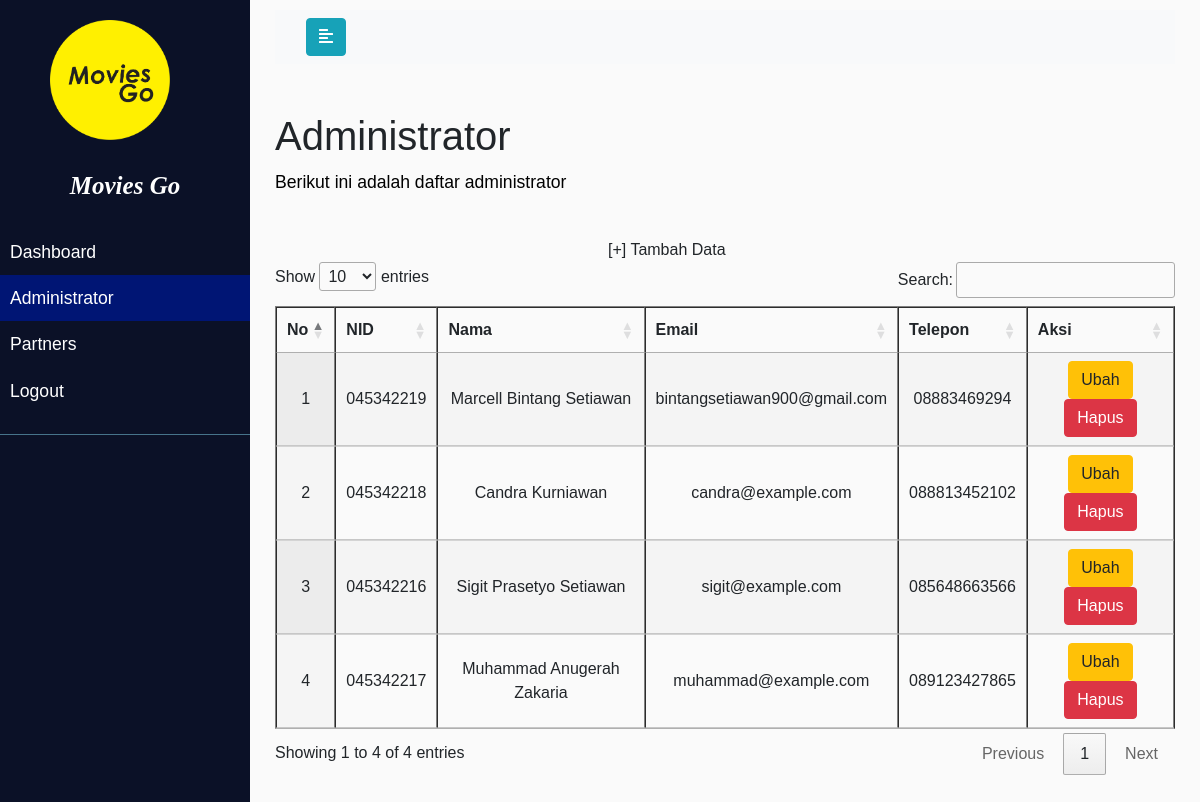
The page /jurukunci.php on the database its author committed.
### tables this page shows
CREATE TABLE `film` (
  `id` int(11) NOT NULL,
  `nid` char(10) NOT NULL,
  `nama` varchar(200) NOT NULL,
  `email` varchar(100) NOT NULL,
  `telepon` varchar(100) NOT NULL
);

### functions.php (called while the page is built, shortened)
<?php
$conn = mysqli_connect("localhost", "root", "", "movies");
function query($query){
    global $conn;
    $result = mysqli_query($conn, $query);
    $rows = [];
    while( $row = mysqli_fetch_assoc($result) ) {
        $rows[] = $row;
    }
    return $rows;
}
?>

### jurukunci.php (the view, shortened to what this page needs)
<?php
require 'functions.php';
$administrator = query("SELECT*FROM film");
?>
<!DOCTYPE html>
<html>
<head>
	<link rel="stylesheet" href="https://maxcdn.bootstrapcdn.com/bootstrap/4.0.0/css/bootstrap.min.css">
    <link rel="stylesheet" href="https://cdn.datatables.net/1.10.24/css/jquery.dataTables.min.css">
	<link rel="stylesheet" href="https://cdnjs.cloudflare.com/ajax/libs/font-awesome/5.13.0/css/all.min.css">
	<link rel="stylesheet" href="admin.css">
</head>
<body>
<div class="wrapper">
<nav id="sidebar">
    <div class="sidebar-header">
        <img src="logo.png" alt="" class="img-fluid" width="120px">
    </div>
    <ul class="lisst-unstyled components">
        <p> <i> Movies Go </i></p>
        <li >
            <a href="admin.php" >Dashboard</a>
        </li>
        <li class="active">
            <a href="jurukunci.php">Administrator</a>
        </li>
        <li>
            <a href="partners.php">Partners</a>
        </li>
        <li >
            <a href="logout.php">Logout</a>
        </li>
    </ul>
</nav>
<div class="container">
    <div id="content">
        <nav class="navbar navbar-expand-lg navbar-light bg-light">
            <div class="container-fluid">
                <button type="button" id="sidebarCollapse" class="btn  btn-info">
                    <i class="fas fa-align-left"></i>
                </button>
            </div>
        </nav>
        <br><br>
            <h1>Administrator</h1>
            <p>Berikut ini adalah daftar administrator </p>
        <br>
        <a href="tambahadmin.php" style="margin-left: 37%;">[+] Tambah Data</a>
        <table id="example" class="display" style="width:100%" border="1">
            <thead style="text-align: center;">
                <th>No</th>
                <th>NID</th>
                <th>Nama</th>
                <th>Email</th>
                <th>Telepon</th>
                <th>Aksi</th>
            </thead>
            <tbody style="text-align: center;">
                <?php $i = 1; ?>
                <?php foreach($administrator as $row): ?>
                <tr>
                    <td><?= $i; ?></td>
                    <td><?= $row["nid"]; ?></td>
                    <td><?= $row["nama"]; ?></td>
                    <td><?= $row["email"]; ?></td>
                    <td><?= $row["telepon"]; ?></td>
                    <td>
                        <button class="btn btn-warning"><a href="ubahadmin.php?id=<?= $row["id"]?>">Ubah</a></button>
                        <button class="btn btn-danger"><a href="hapusadmin.php?id=<?= $row["id"]?>" onclick="return confirm('Apakah anda yakin untuk menghapus data ini ?'); ">Hapus</a></button>
                    </td>
                </tr>
                <?php $i++; ?>
                <?php endforeach ; ?>
            </tbody>
        </table>
        <br><br>
    </div>
</div>
</body>
</html>

### admin.css (style rules this page uses)
body { font-family: 'Poppins', sans-serif; background: #fafafa; }
p { font-family: 'Poppins', sans-serif; font-size: 1.1em; font-weight: 300; line-height: 1.7em; color: rgb(0, 0, 0); }
a, a:hover, a:focus { color: inherit; text-decoration: none; transition: all 0.3s; }
.wrapper { display: flex; text-decoration: none; transition: all 0.3s; }
#sidebar { min-width: 250px; max-width: 250px; background: #0b1127; color: #fff; transition: all 0.3s; }
#sidebar .sidebar-header { padding: 20px 10px 0px 50px ; background: #0b1127; }
#sidebar ul.components { padding: 20px 0; border-bottom: 1px solid #47748b; }
#sidebar ul p { color: #fff; padding: 5px; text-align: center; font-family: century gothic; font-weight: bold; font-size: 25px; }
#sidebar ul li a { padding: 10px; font-size: 1.1em; display: block; }
#sidebar ul li.active>a, a[aria-expanded="true"] { color: #fff; background: #001574; }
#content { width: 100%; padding: 10px; min-height: 100vh; transition: all 0.3s; }

### rows shown on the page
film: nid "045342219", nama "Marcell Bintang Setiawan", email "bintangsetiawan900@gmail.com", telepon "08883469294"
film: nid "045342218", nama "Candra Kurniawan", email "candra@example.com", telepon "088813452102"
film: nid "045342216", nama "Sigit Prasetyo Setiawan", email "sigit@example.com", telepon "085648663566"
film: nid "045342217", nama "Muhammad Anugerah Zakaria", email "muhammad@example.com", telepon "089123427865"
